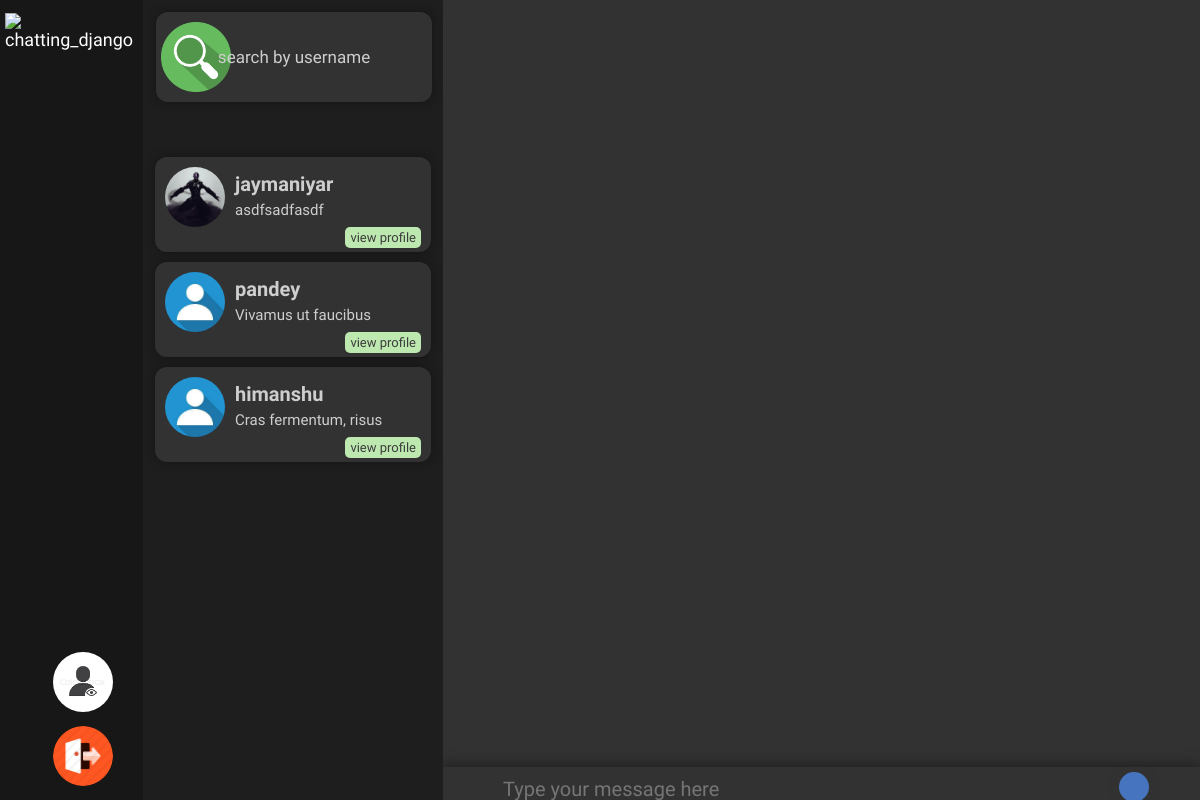
The app's page /app/ (signed in) with its own data.
### chatsDB/models.py (models this page shows, shortened)
class Contacts(models.Model):
	user = models.ForeignKey(User, on_delete=models.CASCADE, related_name="contacts")
	contact = models.ForeignKey(User,on_delete=models.CASCADE, related_name="inContactList")
	last_message = models.ForeignKey(Messages, null=True,blank=True,on_delete=models.SET_NULL)
	unread_messages = models.PositiveIntegerField(null=False, default=0, validators=[MinValueValidator(0)])

class Messages(models.Model):
	related_contact = models.ForeignKey('Contacts', on_delete=models.CASCADE, related_name="messages")
	message = models.TextField(null=False ,blank=False)
	date_created=models.DateTimeField(auto_now = True)
	read = models.BooleanField(default=False)
	delivered = models.BooleanField(default=False)
	class Meta:
		verbose_name="messages"

### chat/models.py (models this page shows, shortened)
class Profile(models.Model):
	profile_picture = models.ImageField(
							upload_to='userPofilePic',
							default='default.jpg'
						)
	status = models.CharField(max_length=100, default="no description")
	user = models.OneToOneField(User, on_delete=models.CASCADE)

### chat/views.py (the view)
# urls.py: path('',views.UserHome.as_view(), name='chat-userHome'),
class UserHome(LoginRequiredMixin, generic.View):
	template_name = 'chat/userHome.html'
	def get(self,*args,**kwargs):
		search_form = forms.searchForm()
		send_message_form = SendMessageForm()
		contacts_detail = chatsDBviews.getContactsDetail(self.request)
		context={
			"search":search_form,
			"send_message_form":send_message_form,
			"contacts":contacts_detail
		}
		return render(self.request,self.template_name,context)

### chat/forms.py
class searchForm(forms.Form):
    username = forms.CharField(label='',)
    def __init__(self,*args,**kwargs):
        super().__init__(*args,**kwargs)
        self.fields['username'].widget.attrs.update({
                 "placeholder":"search by username"
             })

### chatsDB/forms.py
class SendMessageForm(forms.ModelForm):
	message = forms.CharField(widget=forms.Textarea, label='')
	class Meta:
		fields=['message']
		model=Messages
	def __init__(self,*args,**kwargs):
		super().__init__(*args,**kwargs)
		self.fields['message'].widget.attrs.update({
				"class" : "hideScrollBar" ,
				"row" : "1" ,
				"placeholder" :"Type your message here"
			})

### chatsDB/views.py (called while the page is built)
def getContactsDetail(request):
    contacts = Contacts.objects.filter(user=request.user).all()
    contacts = contacts.order_by('-last_message__date_created')
    return contacts

### chat/templates/chat/userHome.html (shortened to what this page needs)
{% extends 'chat/base.html' %}
{% load static %}
{% block addCss %}
	<link rel="stylesheet" type="text/css" href="{% static 'chat/userHome.css' %}">
	<link rel="stylesheet" type="text/css" href="{% static 'chat/userHomeNavBar.css' %}">
{% endblock addCss %}
{% block navLogo %}
	<li><a href="{% url 'chat-userHome' %}"><img src= "{% static 'chat/images/logo.png' %}" alt="chatting_django"></a></li>
{% endblock navLogo %}
{% block navLoginLogout %}
	<li><a href="{% url 'auth-logout' %}"><img src="{% static 'chat/images/logout.png' %}"></a></li>
{% endblock navLoginLogout %}
{% block body %}
	<div id="chatRoot" current-user="{{ request.user.username }}" current-chat-window="" get-message-url="{% url 'chatsDB-get' %}" check-new-message="{% url 'chatsDB-check' %}" profile-view-url="scout/" get-profile-picture='{% url "chatsDB-get-dp" %}'>
		<div class="hideScrollBar" id="sideBar" >
			<form novalidate id="searchInput" method="get" search-url="{% url 'chat-search-user' %}" >
				{{search}}
			</form>
			<div id="chats" class="sideBarContent">
				<ul></ul>
			</div>
			<div id="contacts" class="sideBarContent">
				<ul>
					{% for contact in contacts %}
						<li username="{{contact.contact.username}}" onclick="setCurrentChatWindow(event)"  class="addShadowSearch">
							<img src="{{ contact.contact.profile.profile_picture.url }}">
							<div class="outer">
								<h1>{{ contact.contact.username }}</h1>
								<p>{{ contact.last_message.message }}</p>
								<div class="inner">
									<a onclick="viewProfileClicked(event)" target="_blank" href="{% url 'chat-profile' username=contact.contact.username %}">view profile</a>
								</div>
							</div>
						</li>
					{% endfor %}
				</ul>
			</div>
		</div>
		<div id='messageArea'>
			<div id="messages" class="hideScrollBar">
				<ul class="hideScrollBar"></ul>
			</div>
			<div id="textareaHolder">
				<form novalidate id="messageTypeArea" send-to="{% url 'chatsDB-send' %}" >
					{{ send_message_form }}
					<button class="addShadow" type=submit></button>
				</form>
			</div>
		</div>
	</div>
{% endblock body %}

### chat/static/chat/base.css (style rules this page uses)
* { margin: 0; padding: 0; }

### chat/static/chat/NavBar.css (style rules this page uses)
nav ul li { text-decoration: none; font-size: 18px; font-family: Yanone Kaffeesatz; align-self: center; }
#nav1 ul li { padding: 20px 8px 20px 10px; }
#nav2 ul li { padding: 16px 20px 0px 5px; margin-top: 10px; margin-right: 10px; }
#nav2 ul li img { height: 40px; width: 40px; border-radius: 50%; }
nav ul li a { color: white; text-decoration: none; }
#nav1 ul li img { height: 40px; width: 40px; margin-top: 3px; margin-left: 5px; padding-right: 10px; }

### chat/static/chat/userHome.css (style rules this page uses)
#chatRoot { grid-area: chatRoot; width: 100%; height: 100vh; display: grid; grid-template-columns: minmax(300px, 0.36fr) 1fr; grid-template-areas: 'sideBar messageArea'; }
#sideBar { grid-area: sideBar; width: 100%; height: 100vh; overflow: auto; overflow-x: hidden; padding-top: 7px; scrollbar-width: none; }
#messageArea { grid-area: messageArea; background-color: rgb(50, 50, 50); overflow: hidden; width: 100%; display: grid; grid-template-rows: 0.95fr 0.05fr; grid-template-areas: 'display' 'textAreaHolder'; }
#searchInput { padding: 5px 0px 5px 10px; width: 100%; }
#searchInput input[type='text'] { background-image: url(./images/search.png); background-size: 70px 70px; background-repeat: no-repeat; background-position: 5px 10px; width: 92%; height: 90px; margin: 0 3px 0 3px; border-style: none; border-radius: 12px; padding: 0px 0px 0px 0px; font-family: Yanone Kaffeesatz; color: rgb(206, 206, 206); font-size: 17px; text-align: center; background-color: rgb(50, 50, 50); outline: none; transition: all 0.25s linear; box-shadow: 0 0 10px rgb(20, 20, 20); }
.sideBarContent { height: auto; width: 100%; overflow: hidden; }
.sideBarContent ul { padding: 20px 0px 10px 10px; list-style: none; width: 95%; min-width: 90%; }
.sideBarContent ul li { cursor: pointer; color: rgb(206, 206, 206); padding: 5px 0px 0px 5px; height: 90px; background-color: rgb(50, 50, 50); margin: 0px 7px 10px 2px; border-radius: 12px; display: grid; transition: all 0.1s linear; grid-template-columns: 0.25fr 1fr; grid-template-areas: 'image username'; }
.sideBarContent ul li img { width: 100px; height: 100px; border-radius: 50%; padding: 5px 5px 5px 5px; grid-area: image; }
.sideBarContent ul li .outer { grid-area: username; padding-top: 10px; padding-left: 5px; color: rgb(206, 206, 206); font-family: Yanone Kaffeesatz; font-size: 18px; }
.sideBarContent ul li .outer h1 { padding-bottom: 5px; font-size: 20px; }
.sideBarContent ul li .outer p { padding-bottom: 8px; line-height: 1.2; font-size: 15px; overflow: hidden hidden; text-overflow: ellipsis; max-height: 8px; max-width: 80%; }
.sideBarContent ul li .outer .inner { display: flex; flex-flow: row-reverse; padding-top: 10px; width: 100%; }
.sideBarContent ul li .outer .inner a { text-decoration: none; color: black; height: 18%; margin-right: 10px; background-color: rgb(189, 232, 176); padding: 3px 5px 3px 5px; font-size: 13px; border-radius: 5px; color: rgb(60, 60, 60); cursor: pointer; }
#messages { max-height: 100%; width: 100%; grid-area: display; overflow: hidden; display: flex; flex-direction: column-reverse; }
#messages ul { list-style: none; height: auto; overflow: auto; padding: 10px 50px 30px 50px; scrollbar-width: none; }
#textareaHolder { grid-area: textAreaHolder; width: 100%; display: inline-block; transition: all 0.3s ease-in-out; -moz-transition: all 0.3s linear; box-shadow: 0px -4px 10px rgb(35, 35, 35); }
#messageTypeArea textarea { height: 20px; width: calc(100% - 150px); padding: 10px 5px 5px 60px; border-style: none; font-family: Yanone Kaffeesatz; font-size: 20px; outline: none; resize: none; background-color: rgb(50, 50, 50); color: white; }
#messageTypeArea textarea:invalid { outline: none; box-shadow: none; }
#messageTypeArea button { border-radius: 50%; height: 30px; width: 30px; background-color: rgb(70, 116, 191); border-style: hidden; outline: none; background-image: url(./images/sendIcon.png); background-size: 20px 20px; background-position: 7px 5px; background-repeat: no-repeat; }
.addShadow { box-shadow: 0px 0px 10px rgb(50, 50, 50); }
.addShadowSearch { box-shadow: 0 0 10px rgb(20, 20, 20); }

### chat/static/chat/userHomeNavBar.css (style rules this page uses)
#nav1 ul li { padding:0; }
#nav2 ul li { padding:0; margin:0; margin-bottom:10px; }
#AppRoot div ul li img { height: 60px; width:60px; }

### records on screen
Contacts: contact.profile.profile_picture (picture), contact.username "jaymaniyar", last_message.message "asdfsadfasdf"
Contacts: contact.profile.profile_picture (placeholder picture), contact.username "pandey", last_message.message "Vivamus ut faucibus…"
Contacts: contact.profile.profile_picture (placeholder picture), contact.username "himanshu", last_message.message "Cras fermentum, risus…"
